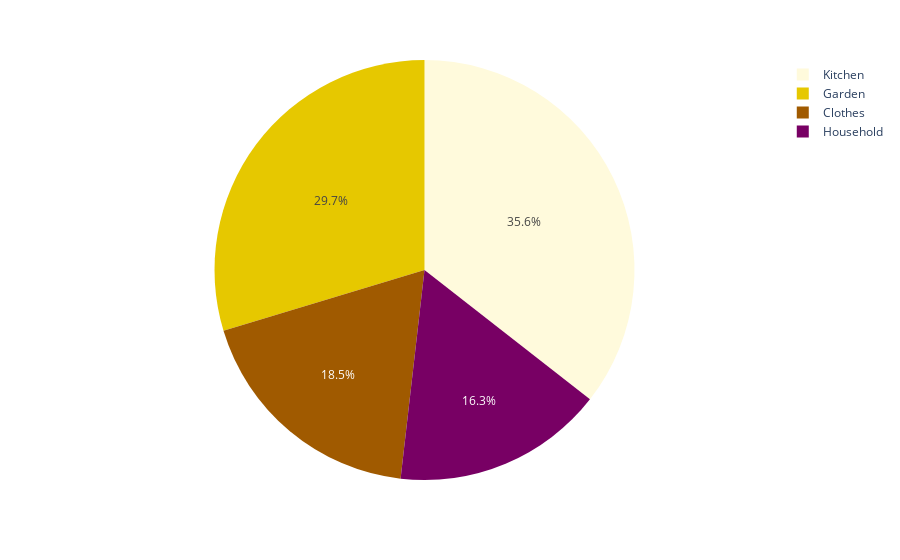

The cell this chart's notebook holds for it:
### Code cell
px.pie(Quantity_per_Major_2011_11,values='Quantity',names='Major Category',color='Major Category',color_discrete_sequence=px.colors.sequential.Electric_r)

### Figure 1 — Plotly figure (JSON) as saved in the notebook; plotly's stock layout.template omitted (floating-point values rounded to 4 significant figures)
{"data": [{"customdata": [["Kitchen"], ["Garden"], ["Clothes"], ["Household"]], "domain": {"x": [0, 1], "y": [0, 1]}, "hovertemplate": "Major Category=%{customdata[0]}<br>Quantity=%{value}<extra></extra>", "labels": ["Kitchen", "Garden", "Clothes", "Household"], "legendgroup": "", "marker": {"colors": ["rgb(255,250,220)", "rgb(230,200,0)", "rgb(160,90,0)", "rgb(120,0,100)"]}, "name": "", "showlegend": true, "type": "pie", "values": [538, 449, 280, 246]}], "layout": {"legend": {"tracegroupgap": 0}, "margin": {"t": 60}, "piecolorway": ["rgb(255,250,220)", "rgb(230,200,0)", "rgb(160,90,0)", "rgb(120,0,100)", "rgb(30,0,100)", "rgb(0,0,0)"]}}
